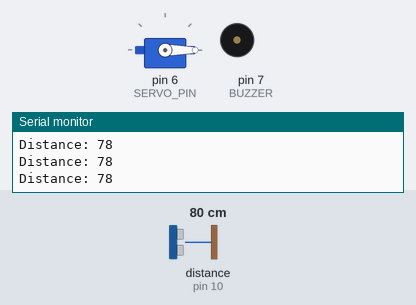
The sketch below on a simulated Arduino Uno, built with avr-gcc and run on an emulated ATmega328P. Parts: servo, buzzer (waves = sounding, pin HIGH), the last lines printed to the serial monitor. Wiring (inferred from the names in the program): ultrasonic range finder: trigger pin 9; echo pin 10. The test bench sets the inputs (shaded band); at power-on: distance to the obstacle (sensor on pin 10) 80 cm. The echo pulse lasts 58.3 µs per cm; pins used as bus, display or sensor lines are not drawn.

Above: at 1.2 s.
1.3 s: distance to the obstacle (sensor on pin 10) set to 33 cm
2.8 s: distance to the obstacle (sensor on pin 10) set to 27 cm
At 4.0 s:
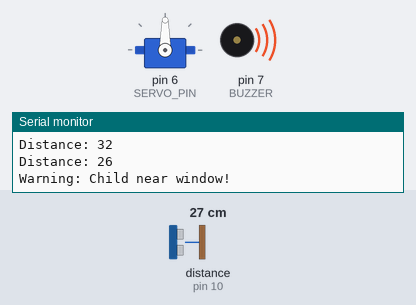
4.3 s: distance to the obstacle (sensor on pin 10) set to 60 cm
At 6.2 s:
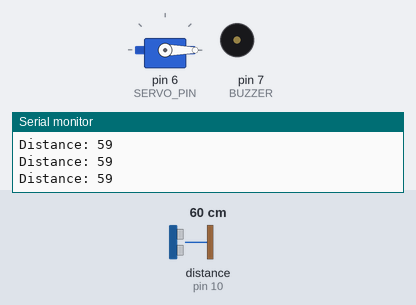
6.7 s: distance to the obstacle (sensor on pin 10) set to 2 cm
At 7.4 s:
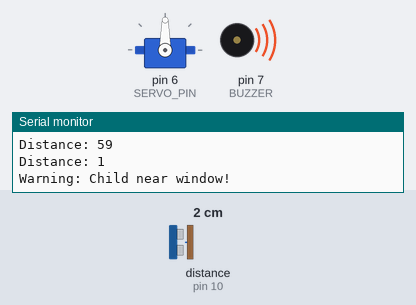
Timing chart, 0 to 9.3 s (numbered marks = the images above; inputs shaded):
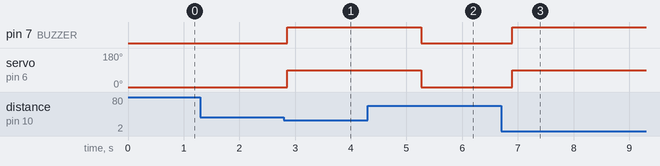

The sketch:

ArduinoIDE.ino
```cpp
#include <Servo.h>

#define TRIG 9
#define ECHO 10
#define BUZZER 7
#define SERVO_PIN 6

Servo windowServo;

void setup() {
  pinMode(TRIG, OUTPUT);
  pinMode(ECHO, INPUT);
  pinMode(BUZZER, OUTPUT);
  windowServo.attach(SERVO_PIN);
  windowServo.write(0);
  Serial.begin(9600);
}

void loop() {
  digitalWrite(TRIG, LOW);
  delayMicroseconds(2);
  digitalWrite(TRIG, HIGH);
  delayMicroseconds(10);
  digitalWrite(TRIG, LOW);

  long duration = pulseIn(ECHO, HIGH);
  int distance = duration * 0.034 / 2;

  Serial.print("Distance: ");
  Serial.println(distance);

  if (distance < 30) {
    digitalWrite(BUZZER, HIGH);
    windowServo.write(90);
    Serial.println("Warning: Child near window!");
    delay(1000);
  } else {
    digitalWrite(BUZZER, LOW);
    windowServo.write(0);
  }

  delay(200);
}
```

Measured:
- the behaviour switches between 31 and 30 cm on distance to the obstacle (sensor on pin 10) (found by bisection; images 0 and 1)
- after the input at 2.8 s, pin 7 (BUZZER): LOW → HIGH after 0.06 s; servo on pin 6 (SERVO_PIN): 0° → 90° after 0.06 s
- after the input at 4.3 s, pin 7 (BUZZER): HIGH → LOW after 0.97 s; servo on pin 6 (SERVO_PIN): 90° → 0° after 0.97 s
- after the input at 6.7 s, pin 7 (BUZZER): LOW → HIGH after 0.20 s; servo on pin 6 (SERVO_PIN): 0° → 90° after 0.20 s
